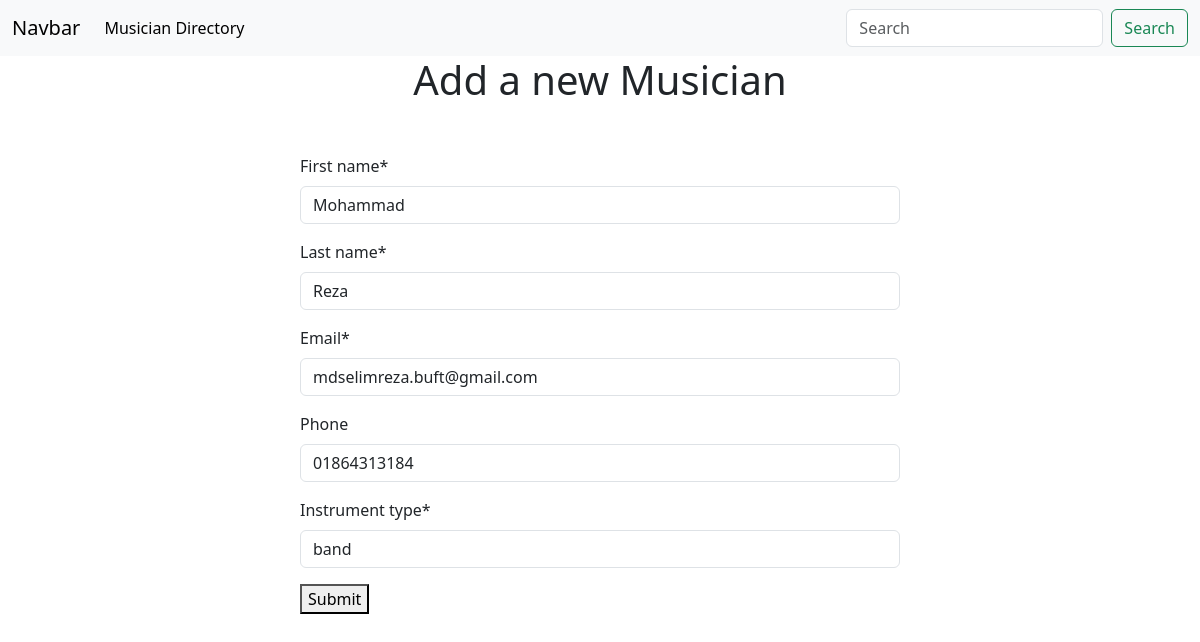
The page /musician/edit/2 on the database its author committed.
### musician/models.py (models this page shows, shortened)
class MusicianModel(models.Model):
    first_name = models.CharField(max_length=20)
    last_name = models.CharField(max_length=20)
    email = models.EmailField()
    phone = models.CharField(max_length=12, blank=True, null=True)
    instrument_type = models.CharField(max_length=20)

### musician/views.py (the view)
# urls.py: path('edit/<int:id>', views.edit_post, name='edit'),
def edit_post(request, id):
    post = models.MusicianModel.objects.get(pk=id)
    form = forms.MusicianForm(instance=post)
    if request.method == 'POST':
        form =  forms.MusicianForm(request.POST, instance=post)
        if form.is_valid():
            form.save()
            return redirect('/')
    return render(request, 'addmusician.html', {'form': form})

### musician/forms.py
class MusicianForm(forms.ModelForm):
    class Meta:
        model = MusicianModel
        fields = "__all__"

### musician/templates/addmusician.html (shortened to what this page needs)
{% extends 'base.html' %}
{% load crispy_forms_tags %}
{% block content %}
    <h1 class='text-center'> Add a new Musician</h1>
    <form method="post" style="width: 50%; margin: 50px auto;">
        {{ form | crispy }}
        <button type="submit">Submit</button>
    </form>
{% endblock content %}

### rows shown on the page
MusicianModel: first_name "Mohammad", last_name "Reza", email "mdselimreza.buft@gmail.com", phone "01864313184", instrument_type "band"
